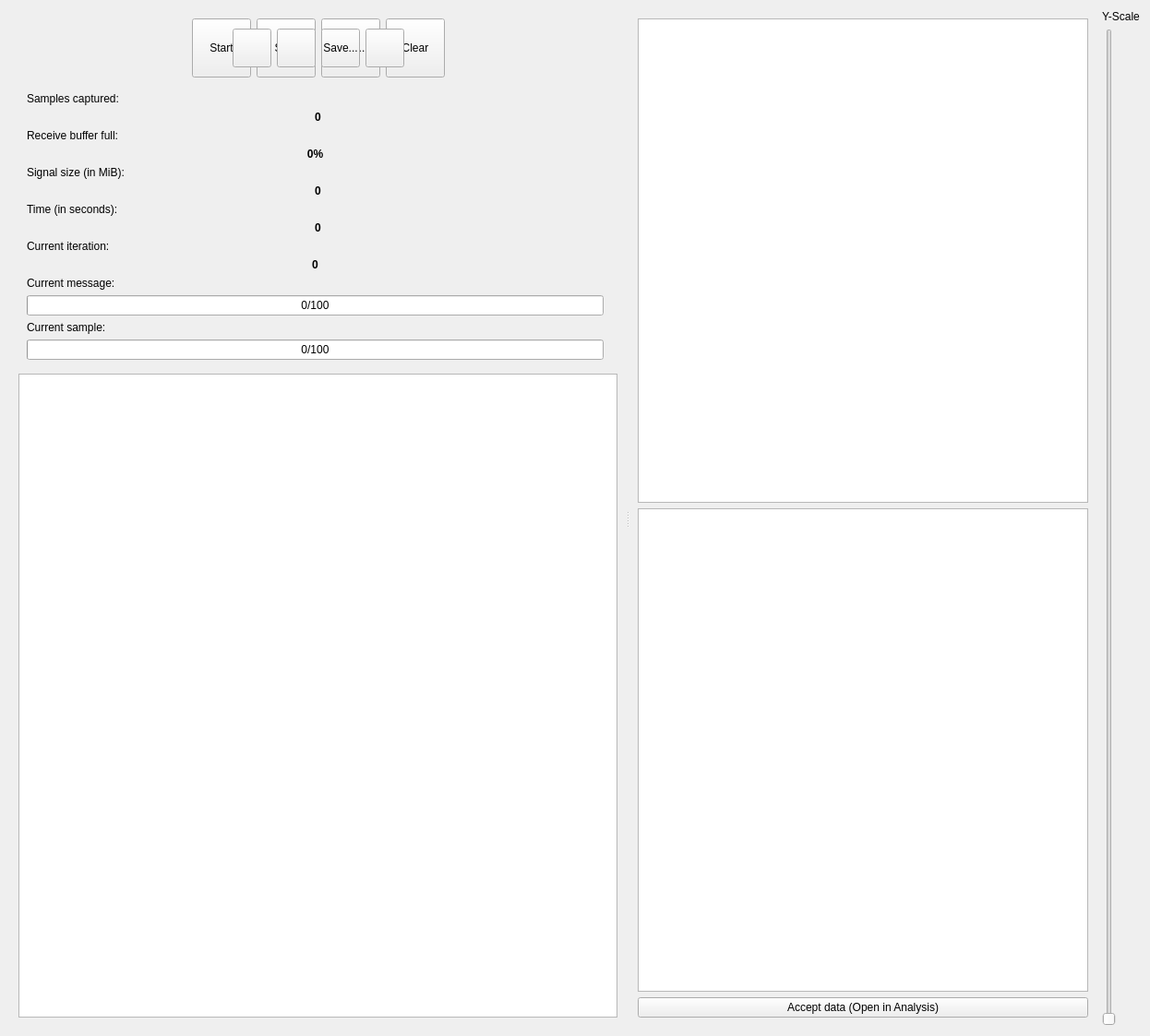
<?xml version="1.0" encoding="UTF-8"?>
<ui version="4.0">
 <class>SendRecvDialog</class>
 <widget class="QDialog" name="SendRecvDialog">
  <property name="windowModality">
   <enum>Qt::NonModal</enum>
  </property>
  <property name="geometry">
   <rect>
    <x>0</x>
    <y>0</y>
    <width>1246</width>
    <height>1123</height>
   </rect>
  </property>
  <property name="mouseTracking">
   <bool>false</bool>
  </property>
  <property name="windowTitle">
   <string>Record Signal</string>
  </property>
  <layout class="QVBoxLayout" name="verticalLayout">
   <item>
    <widget class="QSplitter" name="splitter">
     <property name="styleSheet">
      <string notr="true">QSplitter::handle:horizontal {
margin: 4px 0px;
    background-color: qlineargradient(x1:0, y1:0, x2:0, y2:1, 
stop:0 rgba(255, 255, 255, 0), 
stop:0.5 rgba(100, 100, 100, 100), 
stop:1 rgba(255, 255, 255, 0));
image: url(:/icons/icons/splitter_handle_vertical.svg);
}</string>
     </property>
     <property name="orientation">
      <enum>Qt::Horizontal</enum>
     </property>
     <widget class="QScrollArea" name="scrollArea">
      <property name="frameShape">
       <enum>QFrame::NoFrame</enum>
      </property>
      <property name="widgetResizable">
       <bool>true</bool>
      </property>
      <widget class="QWidget" name="scrollAreaWidgetContents_2">
       <property name="geometry">
        <rect>
         <x>0</x>
         <y>0</y>
         <width>621</width>
         <height>1101</height>
        </rect>
       </property>
       <layout class="QVBoxLayout" name="verticalLayout_8">
        <item>
         <widget class="QGroupBox" name="groupBox">
          <property name="styleSheet">
           <string notr="true">QGroupBox
{
 border: none;
}</string>
          </property>
          <property name="title">
           <string/>
          </property>
          <layout class="QGridLayout" name="gridLayout_2">
           <property name="topMargin">
            <number>0</number>
           </property>
           <item row="19" column="0">
            <widget class="QProgressBar" name="progressBarMessage">
             <property name="value">
              <number>0</number>
             </property>
             <property name="format">
              <string>%v/%m</string>
             </property>
            </widget>
           </item>
           <item row="18" column="0">
            <widget class="QLabel" name="labelCurrentMessage">
             <property name="text">
              <string>Current message:</string>
             </property>
            </widget>
           </item>
           <item row="7" column="0">
            <widget class="QLabel" name="lReceiveBufferFullText">
             <property name="text">
              <string>Receive buffer full:</string>
             </property>
            </widget>
           </item>
           <item row="21" column="0">
            <widget class="QProgressBar" name="progressBarSample">
             <property name="value">
              <number>0</number>
             </property>
             <property name="format">
              <string>%v/%m</string>
             </property>
            </widget>
           </item>
           <item row="20" column="0">
            <widget class="QLabel" name="lSamplesSentText">
             <property name="text">
              <string>Current sample:</string>
             </property>
            </widget>
           </item>
           <item row="12" column="0">
            <widget class="QLabel" name="lTimeText">
             <property name="text">
              <string>Time (in seconds):</string>
             </property>
            </widget>
           </item>
           <item row="5" column="0">
            <widget class="QLabel" name="lSamplesCapturedText">
             <property name="sizePolicy">
              <sizepolicy hsizetype="Fixed" vsizetype="Preferred">
               <horstretch>0</horstretch>
               <verstretch>0</verstretch>
              </sizepolicy>
             </property>
             <property name="text">
              <string>Samples captured:</string>
             </property>
            </widget>
           </item>
           <item row="9" column="0">
            <widget class="QLabel" name="lSignalSizeText">
             <property name="sizePolicy">
              <sizepolicy hsizetype="Fixed" vsizetype="Preferred">
               <horstretch>0</horstretch>
               <verstretch>0</verstretch>
              </sizepolicy>
             </property>
             <property name="text">
              <string>Signal size (in MiB):</string>
             </property>
            </widget>
           </item>
           <item row="6" column="0" colspan="2">
            <widget class="QLabel" name="lSamplesCaptured">
             <property name="sizePolicy">
              <sizepolicy hsizetype="Expanding" vsizetype="Preferred">
               <horstretch>0</horstretch>
               <verstretch>0</verstretch>
              </sizepolicy>
             </property>
             <property name="font">
              <font>
               <weight>75</weight>
               <bold>true</bold>
              </font>
             </property>
             <property name="text">
              <string>0</string>
             </property>
             <property name="alignment">
              <set>Qt::AlignCenter</set>
             </property>
            </widget>
           </item>
           <item row="15" column="0" colspan="2">
            <widget class="QLabel" name="lTime">
             <property name="font">
              <font>
               <weight>75</weight>
               <bold>true</bold>
              </font>
             </property>
             <property name="text">
              <string>0</string>
             </property>
             <property name="alignment">
              <set>Qt::AlignCenter</set>
             </property>
            </widget>
           </item>
           <item row="11" column="0" colspan="2">
            <widget class="QLabel" name="lSignalSize">
             <property name="sizePolicy">
              <sizepolicy hsizetype="Expanding" vsizetype="Preferred">
               <horstretch>0</horstretch>
               <verstretch>0</verstretch>
              </sizepolicy>
             </property>
             <property name="font">
              <font>
               <weight>75</weight>
               <bold>true</bold>
              </font>
             </property>
             <property name="text">
              <string>0</string>
             </property>
             <property name="alignment">
              <set>Qt::AlignCenter</set>
             </property>
            </widget>
           </item>
           <item row="16" column="0">
            <widget class="QLabel" name="lblRepeatText">
             <property name="text">
              <string>Current iteration:</string>
             </property>
            </widget>
           </item>
           <item row="17" column="0">
            <widget class="QLabel" name="lblCurrentRepeatValue">
             <property name="font">
              <font>
               <weight>75</weight>
               <bold>true</bold>
              </font>
             </property>
             <property name="text">
              <string>0</string>
             </property>
             <property name="alignment">
              <set>Qt::AlignCenter</set>
             </property>
            </widget>
           </item>
           <item row="8" column="0">
            <widget class="QLabel" name="labelReceiveBufferFull">
             <property name="sizePolicy">
              <sizepolicy hsizetype="Expanding" vsizetype="Preferred">
               <horstretch>0</horstretch>
               <verstretch>0</verstretch>
              </sizepolicy>
             </property>
             <property name="font">
              <font>
               <weight>75</weight>
               <bold>true</bold>
              </font>
             </property>
             <property name="text">
              <string>0%</string>
             </property>
             <property name="alignment">
              <set>Qt::AlignCenter</set>
             </property>
            </widget>
           </item>
           <item row="1" column="0" colspan="2">
            <layout class="QHBoxLayout" name="horizontalLayout">
             <item>
              <spacer name="horizontalSpacer_2">
               <property name="orientation">
                <enum>Qt::Horizontal</enum>
               </property>
               <property name="sizeHint" stdset="0">
                <size>
                 <width>40</width>
                 <height>20</height>
                </size>
               </property>
              </spacer>
             </item>
             <item>
              <widget class="QToolButton" name="btnStart">
               <property name="minimumSize">
                <size>
                 <width>64</width>
                 <height>64</height>
                </size>
               </property>
               <property name="toolTip">
                <string>Record signal</string>
               </property>
               <property name="text">
                <string>Start</string>
               </property>
               <property name="icon">
                <iconset theme="media-record">
                 <normaloff>.</normaloff>.</iconset>
               </property>
               <property name="iconSize">
                <size>
                 <width>32</width>
                 <height>32</height>
                </size>
               </property>
               <property name="toolButtonStyle">
                <enum>Qt::ToolButtonTextUnderIcon</enum>
               </property>
              </widget>
             </item>
             <item>
              <widget class="QToolButton" name="btnStop">
               <property name="minimumSize">
                <size>
                 <width>64</width>
                 <height>64</height>
                </size>
               </property>
               <property name="toolTip">
                <string>Stop recording</string>
               </property>
               <property name="text">
                <string>Stop</string>
               </property>
               <property name="icon">
                <iconset theme="media-playback-stop">
                 <normaloff>.</normaloff>.</iconset>
               </property>
               <property name="iconSize">
                <size>
                 <width>32</width>
                 <height>32</height>
                </size>
               </property>
               <property name="toolButtonStyle">
                <enum>Qt::ToolButtonTextUnderIcon</enum>
               </property>
              </widget>
             </item>
             <item>
              <widget class="QToolButton" name="btnSave">
               <property name="minimumSize">
                <size>
                 <width>64</width>
                 <height>64</height>
                </size>
               </property>
               <property name="text">
                <string>Save...</string>
               </property>
               <property name="icon">
                <iconset theme="document-save">
                 <normaloff>.</normaloff>.</iconset>
               </property>
               <property name="iconSize">
                <size>
                 <width>32</width>
                 <height>32</height>
                </size>
               </property>
               <property name="toolButtonStyle">
                <enum>Qt::ToolButtonTextUnderIcon</enum>
               </property>
              </widget>
             </item>
             <item>
              <widget class="QToolButton" name="btnClear">
               <property name="minimumSize">
                <size>
                 <width>64</width>
                 <height>64</height>
                </size>
               </property>
               <property name="toolTip">
                <string>Clear</string>
               </property>
               <property name="text">
                <string>Clear</string>
               </property>
               <property name="icon">
                <iconset theme="view-refresh">
                 <normaloff>.</normaloff>.</iconset>
               </property>
               <property name="iconSize">
                <size>
                 <width>32</width>
                 <height>32</height>
                </size>
               </property>
               <property name="toolButtonStyle">
                <enum>Qt::ToolButtonTextUnderIcon</enum>
               </property>
              </widget>
             </item>
             <item>
              <spacer name="horizontalSpacer">
               <property name="orientation">
                <enum>Qt::Horizontal</enum>
               </property>
               <property name="sizeHint" stdset="0">
                <size>
                 <width>40</width>
                 <height>20</height>
                </size>
               </property>
              </spacer>
             </item>
            </layout>
           </item>
           <item row="2" column="0">
            <spacer name="verticalSpacer_2">
             <property name="orientation">
              <enum>Qt::Vertical</enum>
             </property>
             <property name="sizeType">
              <enum>QSizePolicy::Fixed</enum>
             </property>
             <property name="sizeHint" stdset="0">
              <size>
               <width>20</width>
               <height>10</height>
              </size>
             </property>
            </spacer>
           </item>
           <item row="1" column="0" colspan="2">
            <layout class="QHBoxLayout" name="horizontalLayout">
             <item>
              <spacer name="horizontalSpacer_2">
               <property name="orientation">
                <enum>Qt::Horizontal</enum>
               </property>
               <property name="sizeHint" stdset="0">
                <size>
                 <width>40</width>
                 <height>20</height>
                </size>
               </property>
              </spacer>
             </item>
             <item>
              <widget class="QToolButton" name="btnStart">
               <property name="minimumSize">
                <size>
                 <width>42</width>
                 <height>42</height>
                </size>
               </property>
               <property name="maximumSize">
                <size>
                 <width>42</width>
                 <height>42</height>
                </size>
               </property>
               <property name="toolTip">
                <string>Record signal</string>
               </property>
               <property name="text">
                <string/>
               </property>
               <property name="icon">
                <iconset theme="media-record">
                 <normaloff>.</normaloff>.</iconset>
               </property>
               <property name="iconSize">
                <size>
                 <width>32</width>
                 <height>32</height>
                </size>
               </property>
              </widget>
             </item>
             <item>
              <widget class="QToolButton" name="btnStop">
               <property name="minimumSize">
                <size>
                 <width>42</width>
                 <height>42</height>
                </size>
               </property>
               <property name="maximumSize">
                <size>
                 <width>42</width>
                 <height>42</height>
                </size>
               </property>
               <property name="toolTip">
                <string>Stop recording</string>
               </property>
               <property name="text">
                <string/>
               </property>
               <property name="icon">
                <iconset theme="media-playback-stop">
                 <normaloff>.</normaloff>.</iconset>
               </property>
               <property name="iconSize">
                <size>
                 <width>32</width>
                 <height>32</height>
                </size>
               </property>
              </widget>
             </item>
             <item>
              <widget class="QToolButton" name="btnSave">
               <property name="minimumSize">
                <size>
                 <width>42</width>
                 <height>42</height>
                </size>
               </property>
               <property name="maximumSize">
                <size>
                 <width>42</width>
                 <height>42</height>
                </size>
               </property>
               <property name="text">
                <string>Save...</string>
               </property>
               <property name="icon">
                <iconset theme="document-save">
                 <normaloff>.</normaloff>.</iconset>
               </property>
               <property name="iconSize">
                <size>
                 <width>32</width>
                 <height>32</height>
                </size>
               </property>
              </widget>
             </item>
             <item>
              <widget class="QToolButton" name="btnClear">
               <property name="minimumSize">
                <size>
                 <width>42</width>
                 <height>42</height>
                </size>
               </property>
               <property name="maximumSize">
                <size>
                 <width>42</width>
                 <height>42</height>
                </size>
               </property>
               <property name="toolTip">
                <string>Clear</string>
               </property>
               <property name="text">
                <string/>
               </property>
               <property name="icon">
                <iconset theme="view-refresh">
                 <normaloff>.</normaloff>.</iconset>
               </property>
               <property name="iconSize">
                <size>
                 <width>32</width>
                 <height>32</height>
                </size>
               </property>
              </widget>
             </item>
             <item>
              <spacer name="horizontalSpacer">
               <property name="orientation">
                <enum>Qt::Horizontal</enum>
               </property>
               <property name="sizeHint" stdset="0">
                <size>
                 <width>40</width>
                 <height>20</height>
                </size>
               </property>
              </spacer>
             </item>
            </layout>
           </item>
          </layout>
         </widget>
        </item>
        <item>
         <widget class="QTextEdit" name="txtEditErrors">
          <property name="readOnly">
           <bool>true</bool>
          </property>
         </widget>
        </item>
       </layout>
      </widget>
     </widget>
     <widget class="QWidget" name="layoutWidget">
      <layout class="QHBoxLayout" name="horizontalLayout_2">
       <item>
        <widget class="QStackedWidget" name="stackedWidget">
         <property name="currentIndex">
          <number>4</number>
         </property>
         <widget class="QWidget" name="page_receive">
          <layout class="QVBoxLayout" name="verticalLayout_2">
           <item>
            <widget class="LiveGraphicView" name="graphicsViewReceive">
             <property name="verticalScrollBarPolicy">
              <enum>Qt::ScrollBarAlwaysOff</enum>
             </property>
             <property name="horizontalScrollBarPolicy">
              <enum>Qt::ScrollBarAsNeeded</enum>
             </property>
            </widget>
           </item>
          </layout>
         </widget>
         <widget class="QWidget" name="page_send">
          <layout class="QVBoxLayout" name="verticalLayout_3">
           <item>
            <widget class="EditableGraphicView" name="graphicsViewSend">
             <property name="mouseTracking">
              <bool>true</bool>
             </property>
             <property name="renderHints">
              <set>QPainter::Antialiasing|QPainter::TextAntialiasing</set>
             </property>
             <property name="transformationAnchor">
              <enum>QGraphicsView::NoAnchor</enum>
             </property>
             <property name="resizeAnchor">
              <enum>QGraphicsView::NoAnchor</enum>
             </property>
            </widget>
           </item>
           <item>
            <widget class="QLabel" name="label_7">
             <property name="font">
              <font>
               <italic>true</italic>
              </font>
             </property>
             <property name="text">
              <string>Hint: You can edit the raw signal before sending.</string>
             </property>
            </widget>
           </item>
          </layout>
         </widget>
         <widget class="QWidget" name="page_continuous_send">
          <layout class="QVBoxLayout" name="verticalLayout_6">
           <item>
            <widget class="LiveGraphicView" name="graphicsViewContinuousSend">
             <property name="renderHints">
              <set>QPainter::Antialiasing|QPainter::TextAntialiasing</set>
             </property>
            </widget>
           </item>
          </layout>
         </widget>
         <widget class="QWidget" name="page_spectrum">
          <layout class="QVBoxLayout" name="verticalLayout_7" stretch="1,1">
           <item>
            <widget class="LiveGraphicView" name="graphicsViewFFT"/>
           </item>
           <item>
            <widget class="QGraphicsView" name="graphicsViewSpectrogram">
             <property name="verticalScrollBarPolicy">
              <enum>Qt::ScrollBarAsNeeded</enum>
             </property>
             <property name="horizontalScrollBarPolicy">
              <enum>Qt::ScrollBarAlwaysOff</enum>
             </property>
             <property name="renderHints">
              <set>QPainter::SmoothPixmapTransform|QPainter::TextAntialiasing</set>
             </property>
             <property name="cacheMode">
              <set>QGraphicsView::CacheNone</set>
             </property>
             <property name="viewportUpdateMode">
              <enum>QGraphicsView::MinimalViewportUpdate</enum>
             </property>
            </widget>
           </item>
          </layout>
         </widget>
         <widget class="QWidget" name="page_sniff">
          <layout class="QVBoxLayout" name="verticalLayout_4">
           <item>
            <widget class="LiveGraphicView" name="graphicsView_sniff_Preview"/>
           </item>
           <item>
            <widget class="QPlainTextEdit" name="txtEd_sniff_Preview">
             <property name="lineWrapMode">
              <enum>QPlainTextEdit::NoWrap</enum>
             </property>
             <property name="readOnly">
              <bool>true</bool>
             </property>
             <property name="maximumBlockCount">
              <number>100</number>
             </property>
            </widget>
           </item>
           <item>
            <widget class="QPushButton" name="btnAccept">
             <property name="toolTip">
              <string>&lt;html&gt;&lt;head/&gt;&lt;body&gt;&lt;p&gt;Accept the sniffed data and load it into &lt;span style=&quot; font-weight:600;&quot;&gt;Analysis&lt;/span&gt; tab.&lt;/p&gt;&lt;/body&gt;&lt;/html&gt;</string>
             </property>
             <property name="text">
              <string>Accept data (Open in Analysis)</string>
             </property>
             <property name="autoDefault">
              <bool>false</bool>
             </property>
            </widget>
           </item>
          </layout>
         </widget>
        </widget>
       </item>
       <item>
        <layout class="QVBoxLayout" name="verticalLayout_5">
         <item>
          <widget class="QLabel" name="label_y_scale">
           <property name="text">
            <string>Y-Scale</string>
           </property>
          </widget>
         </item>
         <item>
          <widget class="QSlider" name="sliderYscale">
           <property name="minimum">
            <number>1</number>
           </property>
           <property name="maximum">
            <number>1000</number>
           </property>
           <property name="value">
            <number>1</number>
           </property>
           <property name="orientation">
            <enum>Qt::Vertical</enum>
           </property>
           <property name="tickInterval">
            <number>1</number>
           </property>
          </widget>
         </item>
        </layout>
       </item>
      </layout>
     </widget>
    </widget>
   </item>
  </layout>
 </widget>
 <customwidgets>
  <customwidget>
   <class>LiveGraphicView</class>
   <extends>QGraphicsView</extends>
   <header>urh.ui.views.LiveGraphicView.h</header>
  </customwidget>
  <customwidget>
   <class>EditableGraphicView</class>
   <extends>QGraphicsView</extends>
   <header>urh.ui.views.EditableGraphicView.h</header>
  </customwidget>
 </customwidgets>
 <tabstops>
  <tabstop>btnStart</tabstop>
  <tabstop>btnStop</tabstop>
  <tabstop>btnSave</tabstop>
  <tabstop>btnClear</tabstop>
  <tabstop>txtEd_sniff_Preview</tabstop>
  <tabstop>sliderYscale</tabstop>
  <tabstop>txtEditErrors</tabstop>
  <tabstop>graphicsViewSend</tabstop>
  <tabstop>graphicsViewReceive</tabstop>
  <tabstop>btnAccept</tabstop>
 </tabstops>
 <resources>
  <include location="urh.qrc"/>
 </resources>
 <connections/>
</ui>
